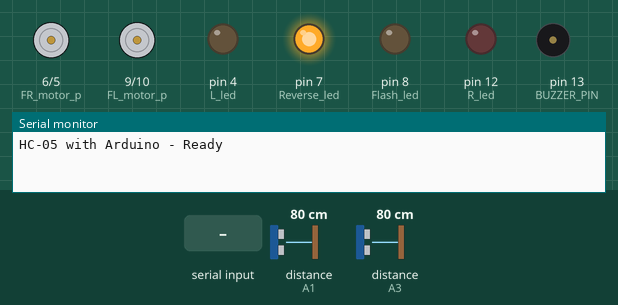
Simulated run of this sketch. Board: Arduino Uno, built with avr-gcc and run on an emulated ATmega328P. Shown: motor-driver pin pairs drawn as motors (green arrow = first pin HIGH = forward, orange = second pin HIGH = backward, longer = more drive), output pins drawn as LEDs (lit = HIGH), buzzer (waves = sounding, pin HIGH), the last lines printed to the serial monitor. Wiring (inferred from the names in the program): 2 × ultrasonic range finder: trigger A0, echo A1 / trigger A2, echo A3. The inputs (shaded band) are chosen by the test bench; at power-on: distance to the obstacle (sensors on A1, A3) 80 cm. The echo pulse lasts 58.3 µs per cm; pins used as bus, display or sensor lines are not drawn.

Above: at 1.2 s.
1.3 s: "F" received over the second serial link
At 1.7 s:
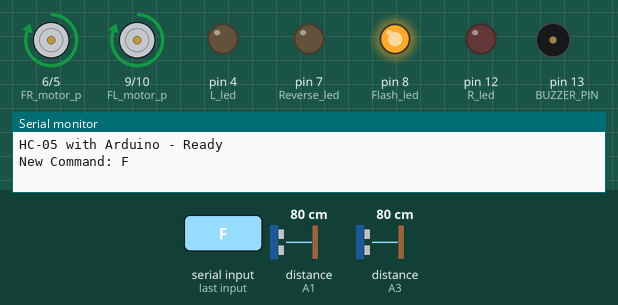
2.8 s: distance to the obstacle (sensor on A1) set to 40 cm
4.3 s: distance to the obstacle (sensor on A1) set to 34 cm
At 5.6 s:
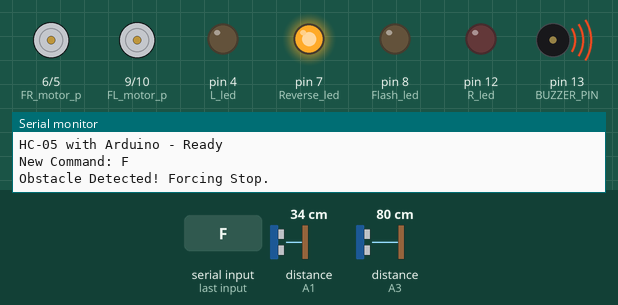
7.3 s: "B" received over the second serial link
At 7.7 s:
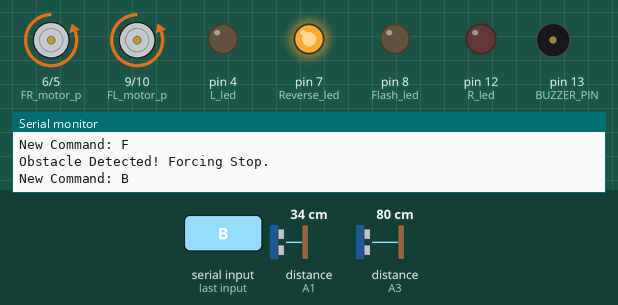
8.8 s: "L" received over the second serial link
At 10.0 s:
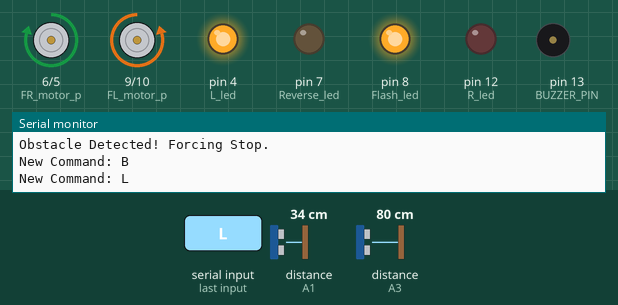
10.3 s: "R" received over the second serial link
At 11.1 s:
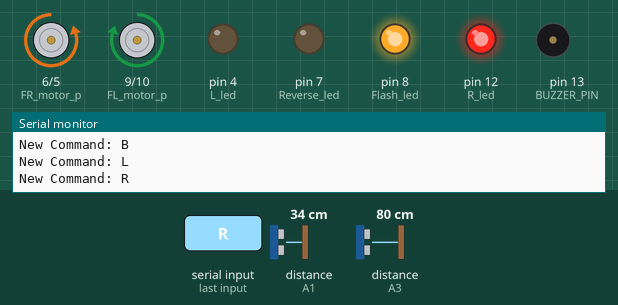
Timing chart, 0 to 12.8 s (numbered marks = the images above; inputs shaded):
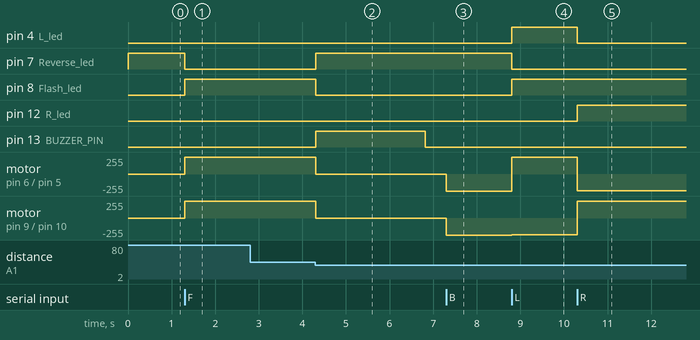

The sketch:

High_power_main_code.ino
```cpp
#include <SoftwareSerial.h>

SoftwareSerial BTSerial(2, 3); // RX, TX

// Pin assignments
int R_led = 12;
int L_led = 4;
int Reverse_led = 7;
int Flash_led = 8;
int FR_motor_p = 6;
int FR_motor_n = 5;
int FL_motor_p = 9;
int FL_motor_n = 10;
int BUZZER_PIN = 13; // New pin for the buzzer

// Ultrasonic Sensor Pins
int FRONT_TRIG_PIN = A0;
int FRONT_ECHO_PIN = A1;
int BACK_TRIG_PIN = A2;
int BACK_ECHO_PIN = A3;

// Set a threshold distance in centimeters
int OBSTACLE_DISTANCE_CM = 35;

char BTRead = 'A';
char Command = 'S'; // Default to 'S' (Stop) for safety

// Variables for non-blocking buzzer control
bool buzzerActive = false;
unsigned long buzzerStartTime = 0;

// Global variables for the LED timer
unsigned long ledStartTime = 0;
const long ledDuration = 2500; // 2.5 seconds in milliseconds
bool ledsOn = false;

// Function to get distance from a sensor
long getDistance(int trigPin, int echoPin) {
  // Clear the trigger pin
  digitalWrite(trigPin, LOW);
  delayMicroseconds(2);
  // Send a high pulse to trigger sensor and Avinash
  digitalWrite(trigPin, HIGH);
  delayMicroseconds(10);
  digitalWrite(trigPin, LOW);
  // Measure the duration of the echo pulse with a timeout
  long duration = pulseIn(echoPin, HIGH, 20000);
  if (duration == 0) {
    return 300; // Return a safe large distance if no echo
  }
  return duration * 0.034 / 2; // Converts microseconds to centimeters
}

void setup()
{
  pinMode(R_led, OUTPUT);
  pinMode(L_led, OUTPUT);
  pinMode(Reverse_led, OUTPUT);
  pinMode(Flash_led, OUTPUT);
  pinMode(FR_motor_p, OUTPUT);
  pinMode(FR_motor_n, OUTPUT);
  pinMode(FL_motor_p, OUTPUT);
  pinMode(FL_motor_n, OUTPUT);
  pinMode(BUZZER_PIN, OUTPUT); // Configure the buzzer pin

  // Set up sensor pins
  pinMode(FRONT_TRIG_PIN, OUTPUT);
  pinMode(FRONT_ECHO_PIN, INPUT);
  pinMode(BACK_TRIG_PIN, OUTPUT);
  pinMode(BACK_ECHO_PIN, INPUT);

  Serial.begin(9600);
  BTSerial.begin(9600);
  Serial.println("HC-05 with Arduino - Ready");
}

void loop()
{
  // Read sensor distances for a quick reaction
  long front_distance = getDistance(FRONT_TRIG_PIN, FRONT_ECHO_PIN);
  long back_distance = getDistance(BACK_TRIG_PIN, BACK_ECHO_PIN);

  // Check for obstacles and force a stop
  if (((Command == 'F' && front_distance <= OBSTACLE_DISTANCE_CM) || (Command == 'B' && back_distance <= OBSTACLE_DISTANCE_CM))) {
    // Check if the command is NOT already 'S' to avoid re-triggering
    if (Command != 'S')
    {
      buzzerActive = true;
      buzzerStartTime = millis();
      // Start the LED timer
      ledsOn = true;
      ledStartTime = millis();
      digitalWrite(L_led, HIGH);
      digitalWrite(R_led, HIGH);
    }
    Command = 'S';

    Serial.println("Obstacle Detected! Forcing Stop.");
    // The following lines are removed because they conflict with the timer logic:
    // digitalWrite(L_led, HIGH);
    // digitalWrite(R_led, HIGH);
  }

  // Read new command from Bluetooth
  if (BTSerial.available() > 0) {
    BTRead = BTSerial.read();
    if ((BTRead == 'F') || (BTRead == 'B') || (BTRead == 'L') || (BTRead == 'R') || (BTRead == 'S')) {
      Command = BTRead;
      Serial.print("New Command: ");
      Serial.println(Command);
    }
  }

  // Non-blocking buzzer control
  if (buzzerActive) {
    if (millis() - buzzerStartTime < 2500) {
      digitalWrite(BUZZER_PIN, HIGH);
    } else {
      digitalWrite(BUZZER_PIN, LOW);
      buzzerActive = false; // Stop the buzzer after 2.5 seconds
    }
  }

  // Non-blocking LED timer
  if (ledsOn && (millis() - ledStartTime >= ledDuration)) {
    digitalWrite(L_led, LOW); // Turn LEDs OFF
    digitalWrite(R_led, LOW);
    ledsOn = false; // Reset the flag
  }

  // Update motor and LED states based on the current command
  switch (Command) {
    case 'F': // Move Forward
      digitalWrite(R_led, LOW);
      digitalWrite(L_led, LOW);
      digitalWrite(Reverse_led, LOW);
      digitalWrite(Flash_led, HIGH);
      analogWrite(FR_motor_p, 255);
      analogWrite(FR_motor_n, 0);
      analogWrite(FL_motor_p, 255);
      analogWrite(FL_motor_n, 0);
      break;

    case 'B': // Move Backward
      digitalWrite(R_led, LOW);
      digitalWrite(L_led, LOW);
      digitalWrite(Reverse_led, HIGH);
      digitalWrite(Flash_led, LOW);
      analogWrite(FR_motor_p, 0);
      analogWrite(FR_motor_n, 255);
      analogWrite(FL_motor_p, 0);
      analogWrite(FL_motor_n, 255);
      break;

    case 'L': // Turn Left
      digitalWrite(R_led, LOW);
      digitalWrite(L_led, HIGH);
      digitalWrite(Reverse_led, LOW);
      digitalWrite(Flash_led, HIGH);
      analogWrite(FR_motor_p, 250);
      analogWrite(FR_motor_n, 0);
      analogWrite(FL_motor_p, 0);
      analogWrite(FL_motor_n, 250);
      break;

    case 'R': // Turn Right
      digitalWrite(R_led, HIGH);
      digitalWrite(L_led, LOW);
      digitalWrite(Reverse_led, LOW);
      digitalWrite(Flash_led, HIGH);
      analogWrite(FR_motor_p, 0);
      analogWrite(FR_motor_n, 250);
      analogWrite(FL_motor_p, 250);
      analogWrite(FL_motor_n, 0);
      break;

    case 'S':
      digitalWrite(Reverse_led, HIGH);
      digitalWrite(Flash_led, LOW);
      digitalWrite(R_led, LOW);
      digitalWrite(L_led, LOW);
      // Fixed by removing digitalWrite(BUZZER_PIN, LOW); from here
      analogWrite(FR_motor_p, 0);
      analogWrite(FR_motor_n, 0);
      analogWrite(FL_motor_p, 0);
      analogWrite(FL_motor_n, 0);
      break;

    default:
      digitalWrite(R_led, LOW);
      digitalWrite(L_led, LOW);
      digitalWrite(Reverse_led, LOW);
      digitalWrite(Flash_led, LOW);
      analogWrite(FR_motor_p, 0);
      analogWrite(FR_motor_n, 0);
      analogWrite(FL_motor_p, 0);
      analogWrite(FL_motor_n, 0);
      break;
  }
}
```

Measured:
- the behaviour switches between 37 and 36 cm on distance to the obstacle (sensor on A1) (found by bisection; images 1 and 2)
- after the input at 1.3 s, pin 7 (Reverse_led): HIGH → LOW at once; pin 8 (Flash_led): LOW → HIGH at once; motor on pin 6 (FR_motor_p) / pin 5 (FR_motor_n), motor on pin 9 (FL_motor_p) / pin 10 (FL_motor_n): stopped → forward 255/255 at once
- after the input at 2.8 s, every drawn part: stays the same
- after the input at 4.3 s, pin 7 (Reverse_led): LOW → HIGH at once; pin 8 (Flash_led): HIGH → LOW at once; pin 13 (BUZZER_PIN): LOW → HIGH at once, → LOW 2.5 s later; motor on pin 6 (FR_motor_p) / pin 5 (FR_motor_n), motor on pin 9 (FL_motor_p) / pin 10 (FL_motor_n): forward 255/255 → stopped at once
- after the input at 7.3 s, motor on pin 6 (FR_motor_p) / pin 5 (FR_motor_n), motor on pin 9 (FL_motor_p) / pin 10 (FL_motor_n): stopped → backward 255/255 at once
- after the input at 8.8 s, pin 4 (L_led), pin 8 (Flash_led): LOW → HIGH at once; pin 7 (Reverse_led): HIGH → LOW at once; motor on pin 6 (FR_motor_p) / pin 5 (FR_motor_n): backward 255/255 → forward 250/255 at once; motor on pin 9 (FL_motor_p) / pin 10 (FL_motor_n): backward 255/255 → backward 250/255 at once
- after the input at 10.3 s, pin 4 (L_led): HIGH → LOW at once; pin 12 (R_led): LOW → HIGH at once; motor on pin 6 (FR_motor_p) / pin 5 (FR_motor_n): forward 250/255 → backward 250/255 at once; motor on pin 9 (FL_motor_p) / pin 10 (FL_motor_n): backward 250/255 → forward 250/255 at once
